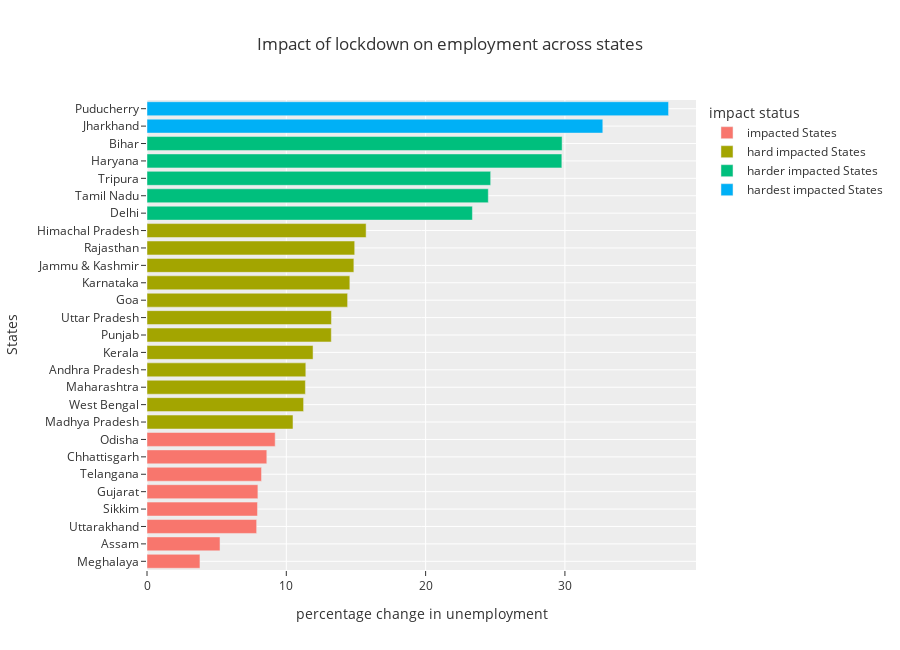

Here is the notebook cell this chart was saved with:
### Code cell
fig = px.bar(plot_per, y='States',x='percentage change in unemployment',color='impact status',
            title='Impact of lockdown on employment across states',template='ggplot2',height=650)


fig.show()

### Figure 1 — Plotly figure (JSON) as saved in the notebook; plotly's stock layout.template omitted (floating-point values rounded to 4 significant figures)
{"data": [{"alignmentgroup": "True", "hovertemplate": "impact status=impacted States<br>percentage change in unemployment=%{x}<br>States=%{y}<extra></extra>", "legendgroup": "impacted States", "marker": {"color": "#F8766D", "pattern": {"shape": ""}}, "name": "impacted States", "offsetgroup": "impacted States", "orientation": "h", "showlegend": true, "textposition": "auto", "type": "bar", "x": [3.8, 5.24, 7.87, 7.93, 7.96, 8.22, 8.6, 9.2], "xaxis": "x", "y": ["Meghalaya", "Assam", "Uttarakhand", "Sikkim", "Gujarat", "Telangana", "Chhattisgarh", "Odisha"], "yaxis": "y"}, {"alignmentgroup": "True", "hovertemplate": "impact status=hard impacted States<br>percentage change in unemployment=%{x}<br>States=%{y}<extra></extra>", "legendgroup": "hard impacted States", "marker": {"color": "#A3A500", "pattern": {"shape": ""}}, "name": "hard impacted States", "offsetgroup": "hard impacted States", "orientation": "h", "showlegend": true, "textposition": "auto", "type": "bar", "x": [10.48, 11.24, 11.37, 11.4, 11.92, 13.23, 13.24, 14.4, 14.56, 14.85, 14.91, 15.73], "xaxis": "x", "y": ["Madhya Pradesh", "West Bengal", "Maharashtra", "Andhra Pradesh", "Kerala", "Punjab", "Uttar Pradesh", "Goa", "Karnataka", "Jammu & Kashmir", "Rajasthan", "Himachal Pradesh"], "yaxis": "y"}, {"alignmentgroup": "True", "hovertemplate": "impact status=harder impacted States<br>percentage change in unemployment=%{x}<br>States=%{y}<extra></extra>", "legendgroup": "harder impacted States", "marker": {"color": "#00BF7D", "pattern": {"shape": ""}}, "name": "harder impacted States", "offsetgroup": "harder impacted States", "orientation": "h", "showlegend": true, "textposition": "auto", "type": "bar", "x": [23.36, 24.5, 24.67, 29.78, 29.8], "xaxis": "x", "y": ["Delhi", "Tamil Nadu", "Tripura", "Haryana", "Bihar"], "yaxis": "y"}, {"alignmentgroup": "True", "hovertemplate": "impact status=hardest impacted States<br>percentage change in unemployment=%{x}<br>States=%{y}<extra></extra>", "legendgroup": "hardest impacted States", "marker": {"color": "#00B0F6", "pattern": {"shape": ""}}, "name": "hardest impacted States", "offsetgroup": "hardest impacted States", "orientation": "h", "showlegend": true, "textposition": "auto", "type": "bar", "x": [32.72, 37.44], "xaxis": "x", "y": ["Jharkhand", "Puducherry"], "yaxis": "y"}], "layout": {"barmode": "relative", "height": 650, "legend": {"title": {"text": "impact status"}, "tracegroupgap": 0}, "title": {"text": "Impact of lockdown on employment across states"}, "xaxis": {"anchor": "y", "domain": [0, 1], "title": {"text": "percentage change in unemployment"}}, "yaxis": {"anchor": "x", "domain": [0, 1], "title": {"text": "States"}}}}
